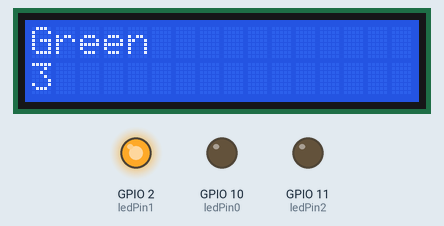
The sketch below on a simulated ESP32-S3. Parts: 16×2 character LCD, output pins drawn as LEDs (lit = HIGH). WiFi joins after 1.5 s; servers stay silent unless stated; what the sketch prints to the serial monitor is not drawn.

Above: at 2.2 s.
At 6.1 s:
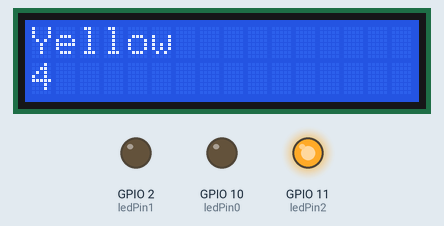
At 12.1 s:
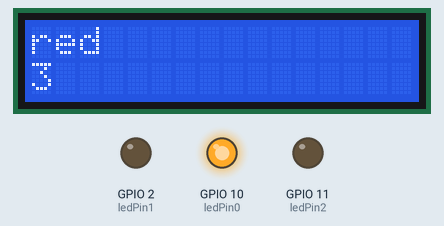
At 15.1 s:
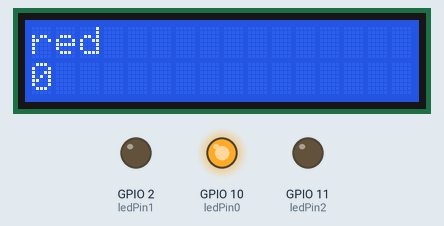
At 26.1 s:
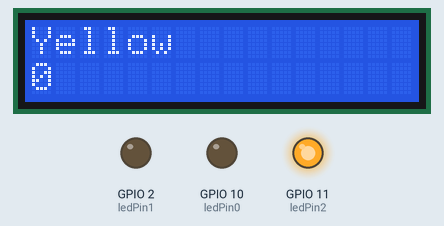
At 39.1 s:
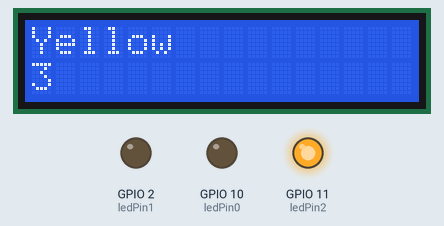
Timing chart, 0 to 40.0 s (numbered marks = the images above):
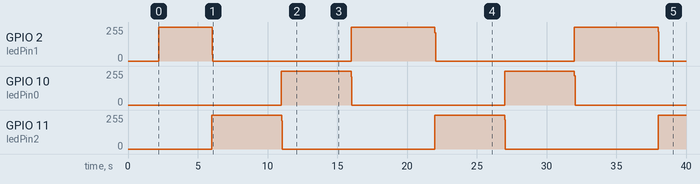

The sketch:

WiFi_traffic_Light_success.ino
```cpp
/*
    2023/12/16   結合wifi 紅綠燈

 */


#include <SPI.h>
#include <WiFi.h>
#include <WiFiUdp.h>
#include <FlexiTimer2.h> // 引入計時中斷函式庫
#include <LiquidCrystal.h>

LiquidCrystal lcd(8, 9, 4, 5, 6, 7);
int ledPin0 = 10; //R
int ledPin1 = 2;  //G
int ledPin2 = 11; //Y

static unsigned int num;

int status = WL_IDLE_STATUS;
const char *ssid = "Pixel";
const char *password = "12345679";    // your network password (use for WPA, or use as key for WEP)

unsigned int localPort = 2390;      // local port to listen on

//char packetBuffer[255]; //buffer to hold incoming packet
//char  ReplyBuffer[] = "acknowledged";       // a string to send back

WiFiUDP Udp;
void print_light(int light){

  if(light<=5){
    digitalWrite(ledPin1, HIGH);
    if(light==0){
      lcd.clear();
      lcd.setCursor(0, 0);
      lcd.print("Green");
      lcd.setCursor(0, 1);
      lcd.print(num*-1+5);
      delay(1000);
    }

    lcd.setCursor(0, 0);
    lcd.print("Green");
    lcd.setCursor(0, 1);
    lcd.print(num*-1+5);
  }
  else if(light>5 && light <=10){
    digitalWrite(ledPin2, HIGH);
    if(light==6){
      lcd.clear();
      lcd.setCursor(0, 0);
      lcd.print("Yellow");
      lcd.setCursor(0, 1);
      lcd.print(num*-1+10);
      delay(1000);
    }

    lcd.setCursor(0, 0);
    lcd.print("Yellow");
    lcd.setCursor(0, 1);
    lcd.print(num*-1+10);
  }
  else{
    digitalWrite(ledPin0, HIGH);
    if(light==11){
      lcd.clear();
      lcd.setCursor(0, 0);
      lcd.print("red");
      lcd.setCursor(0, 1);
      lcd.print(num*-1+15);
      delay(1000);
    }
    lcd.setCursor(0, 0);
    lcd.print("red");
    lcd.setCursor(0, 1);
    lcd.print(num*-1+15);
  }

}
void timer_isr_routine() { // 計時中斷函數
  num++;
  if(num>15)
    num=0;

}

void setup() {
  //Initialize serial and wait for port to open:
  pinMode(ledPin0, OUTPUT);
  pinMode(ledPin1, OUTPUT);
  pinMode(ledPin2, OUTPUT);

  FlexiTimer2::set(1000, timer_isr_routine); // 每1000ms產生中斷，進入中斷服務常式
  FlexiTimer2::start(); // 啟動開始計時
  lcd.begin(16, 2);
  //lcd.print("Timer");
  num = 0;
  Serial.begin(9600);

  WiFi.begin(ssid, password);                   //網路連接
  while (WiFi.status() != WL_CONNECTED) {
    delay(1000);
    Serial.println("Connecting to WiFi...");
  }
  Serial.println("Connected to WiFi");
  printWifiStatus();

  Serial.println("\nStarting connection to server...");
  // if you get a connection, report back via serial:
  Udp.begin(localPort);
}

void loop() {
      digitalWrite(ledPin0, LOW);
      digitalWrite(ledPin1, LOW);
      digitalWrite(ledPin2, LOW);
  print_light(num);

  int packetSize = Udp.parsePacket();
  if (packetSize) {
    uint8_t packetBuffer[255];
    // Read the packet into the buffer
    Udp.read(packetBuffer, packetSize);

    // Assuming the data is an integer
    if (packetSize == sizeof(int)) {
      int receivedInteger;
      memcpy(&receivedInteger, packetBuffer, sizeof(int));
      Serial.print("Received integer: ");
      Serial.println(receivedInteger);
      // Add your logic for handling the received integer here
    }

    // Assuming the data is a boolean
    if (packetSize == sizeof(bool)) {
      bool receivedBool;
      memcpy(&receivedBool, packetBuffer, sizeof(bool));
      Serial.print("Received boolean: ");
      Serial.println(receivedBool ? "true" : "false");
      // Add your logic for handling the received boolean here
    }
  }


}


void printWifiStatus() {
  // print the SSID of the network you're attached to:
  Serial.print("SSID: ");
  Serial.println(WiFi.SSID());

  // print your WiFi shield's IP address:
  IPAddress ip = WiFi.localIP();
  Serial.print("IP Address: ");
  Serial.println(ip);

  // print the received signal strength:
  long rssi = WiFi.RSSI();
  Serial.print("signal strength (RSSI):");
  Serial.print(rssi);
  Serial.println(" dBm");
}
```

Measured:
- by itself, GPIO 10 (ledPin0), GPIO 11 (ledPin2): alternates 255/255 for 5.0 s and 0/255 for 11.0 s
- what the display in image 0 shows lasts 0.8 s, from 2.2 s to 3.0 s
- what the display in image 1 shows lasts 1.0 s, from 6.0 s to 7.0 s
